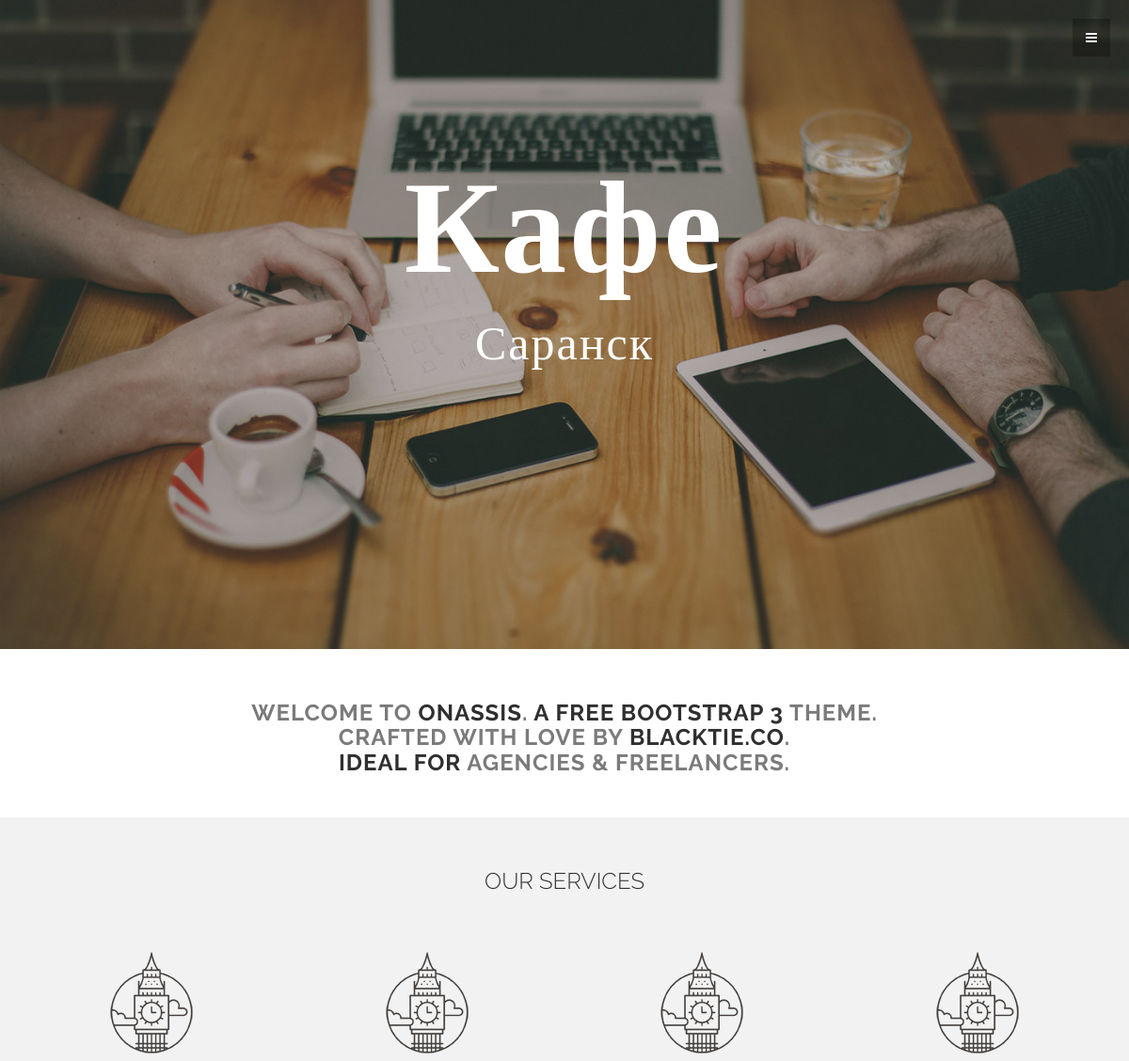
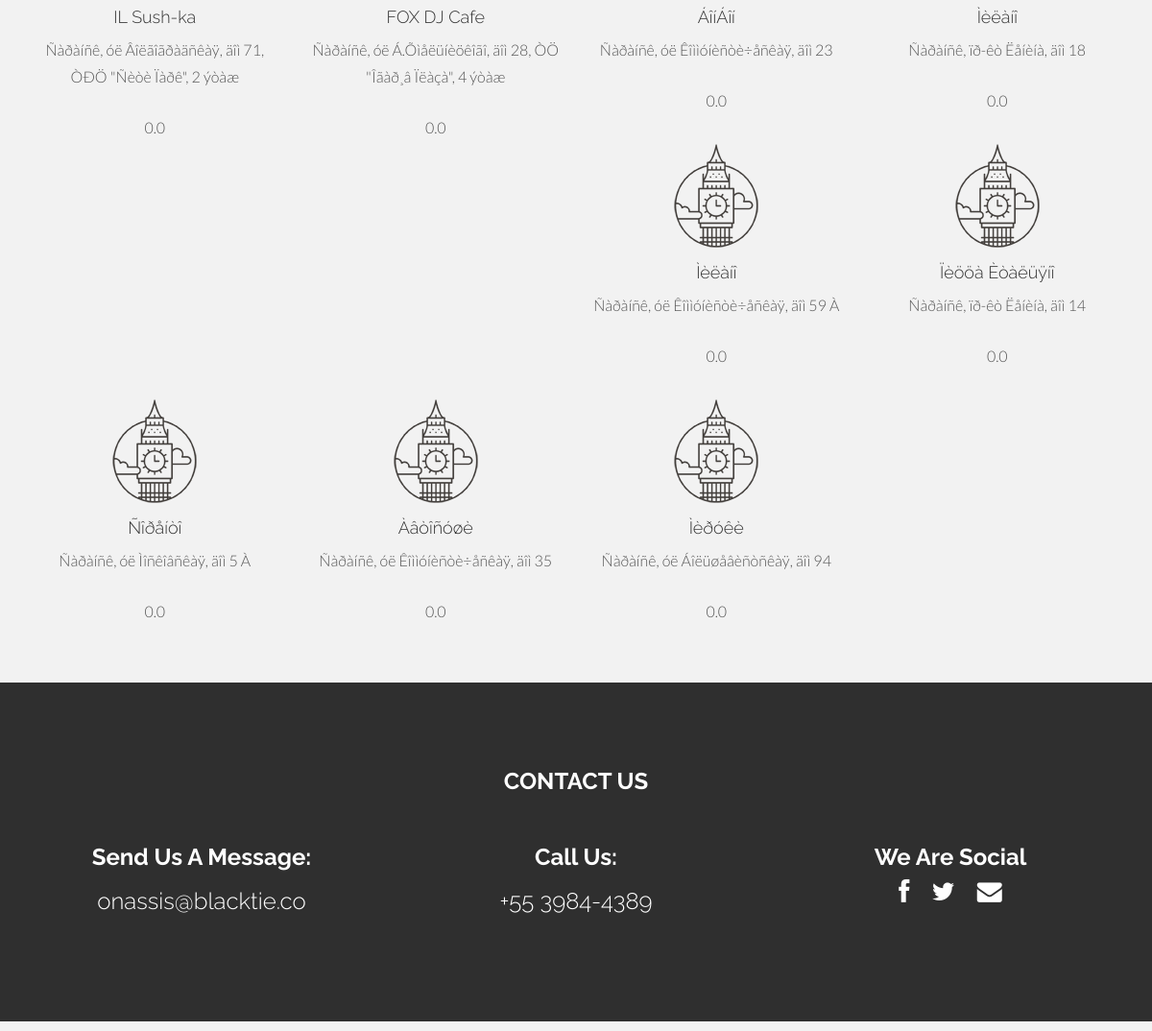
The page /Theme/index.php on the database its author committed (2 pictures, top to bottom).
### tables this page shows
CREATE TABLE `cafe` (
  `id` int(11) NOT NULL AUTO_INCREMENT,
  `name` varchar(30) NOT NULL,
  `rating` double(3,1) unsigned NOT NULL,
  `address` varchar(255) NOT NULL,
  PRIMARY KEY (`id`)
);

### Theme/index.php (the view, shortened to what this page needs)
<!DOCTYPE html>
<html lang="en">
  <head>
    <link href="assets/css/bootstrap.css" rel="stylesheet">
    <link href="assets/css/main.css" rel="stylesheet">
	<link rel="stylesheet" href="assets/css/font-awesome.min.css">
  </head>
  <body data-spy="scroll" data-offset="0" data-target="#theMenu">
	<nav class="menu" id="theMenu">
		<div id="menuToggle"><i class="icon-reorder"></i></div>
	</nav>
	<div id="headerwrap">
		<div class="container">
			<br>
			<h1>Кафе</h1>
			<h2>Саранск</h2>
			<div class="row">
				<br>
				<br>
				<br>
				<div class="col-lg-6 col-lg-offset-3">
				</div>
			</div>
		</div>
	</div>
	<div id="w">
		<div class="container">
			<div class="row">
				<div class="col-lg-8 col-lg-offset-2">
				<h3>WELCOME TO <bold>ONASSIS</bold>. <bold>A FREE BOOTSTRAP 3</bold> THEME. CRAFTED WITH LOVE BY <bold>BLACKTIE.CO</bold>. <br/>
					<bold>IDEAL FOR</bold> AGENCIES & FREELANCERS.
				</h3>
				</div>
			</div>
		</div>
	</div>
	<?php
  $mysqli = @new mysqli('localhost', 'root', '', 'cafe');
?>
	<div id="g">
		<div class="container">
			<div class="row">
				<h3>OUR SERVICES</h3>
				<br>
				<br>
				<?php
$result=$mysqli->query('SELECT * FROM `cafe`');
while($row= $result->fetch_assoc())
{
echo '  <div class="col-lg-3">
					<img src="assets/img/s1.png">
					<h4>'.$row['name'].'</h4>
					<p>'.$row['address'].'</p>
						<p>'.$row['rating'].'</p>
				</div>';
}
?>
			</div>
		</div>
	</div>
	<div id="f">
		<div class="container">
			<div class="row">
					<h3><b>CONTACT US</b></h3>
					<br>
					<div class="col-lg-4">
						<h3><b>Send Us A Message:</b></h3>
						<h3>onassis@blacktie.co</h3>
						<br>
					</div>
					<div class="col-lg-4">
						<h3><b>Call Us:</b></h3>
						<h3>+55 3984-4389</h3>
						<br>
					</div>
					<div class="col-lg-4">
						<h3><b>We Are Social</b></h3>
						<p>
							<a href="index.html#"><i class="icon-facebook"></i></a>
							<a href="index.html#"><i class="icon-twitter"></i></a>
							<a href="index.html#"><i class="icon-envelope"></i></a>
						</p>
						<br>
					</div>
				</div>
			</div>
		</div>
</body>
</html>

### Theme/assets/css/main.css (style rules this page uses)
body { background-color: #f2f2f2; font-family: "Lato"; font-weight: 300; font-size: 16px; color: #555; -webkit-font-smoothing: antialiased; -webkit-overflow-scrolling: touch; }
h1, h2, h3, h4, h5, h6 { font-family: "Raleway"; font-weight: 300; color: #333; }
p { line-height: 28px; margin-bottom: 25px; }
a { color: #f85c37; word-wrap: break-word; -webkit-transition: color 0.1s ease-in, background 0.1s ease-in; -moz-transition: color 0.1s ease-in, background 0.1s ease-in; -ms-transition: color 0.1s ease-in, background 0.1s ease-in; -o-transition: color 0.1s ease-in, background 0.1s ease-in; transition: color 0.1s ease-in, background 0.1s ease-in; }
a:before, a:after { -webkit-transition: color 0.1s ease-in, background 0.1s ease-in; -moz-transition: color 0.1s ease-in, background 0.1s ease-in; -ms-transition: color 0.1s ease-in, background 0.1s ease-in; -o-transition: color 0.1s ease-in, background 0.1s ease-in; transition: color 0.1s ease-in, background 0.1s ease-in; }
#headerwrap { background: url(../img/header-bg.jpg) no-repeat center top; margin-top: -10px; padding-top:20px; text-align:center; background-attachment: relative; background-position: center center; min-height: 700px; width: 100%; -webkit-background-size: 100%; -moz-background-size: 100%; -o-background-size: 100%; background-size: 100%; -webkit-background-size: cover; -moz-background-size: cover; -o-background-size: cover; background-size: cover; }
#headerwrap h1 { margin-top: 130px; color: white; font-size: 140px; font-weight: 700; letter-spacing: 3px; }
#headerwrap h2 { color: white; font-size: 50px; font-weight: 100; letter-spacing: 2px; }
#w { background: #ffffff; padding-top: 35px; padding-bottom: 35px; text-align: center; }
#w h3 { font-weight: 700; color: #7b7b7b; letter-spacing: 1px; }
#w bold { color: #2f2f2f; }
#g { background: #f2f2f2; padding-top: 35px; padding-bottom: 35px; text-align: center; }
#f { background: #2f2f2f; padding-top: 70px; padding-bottom: 70px; text-align: center }
#f h3 { color: white; }
#f i { font-size: 26px; color: white; padding-left: 10px; padding-right: 10px; }
.menu { position: fixed; right: -200px; width: 260px; height: 100%; top: 0; z-index: 10; text-align: left; }
.menu, .body-push { -webkit-transition: all .3s ease; -moz-transition: all .3s ease; -ms-transition: all .3s ease; -o-transition: all .3s ease; transition: all .3s ease; }
#menuToggle { position: absolute; top: 20px; left: 0; z-index: 11; display: block; text-align: center; font-size: 14px; color: #ffffff; width: 40px; height: 40px; line-height: 40px; cursor: pointer; background: rgba(0,0,0,0.25); -webkit-transition: all .1s ease-in-out; -moz-transition: all .1s ease-in-out; -ms-transition: all .1s ease-in-out; -o-transition: all .1s ease-in-out; transition: all .1s ease-in-out; }

### rows shown on the page
cafe: name "IL Sush-ka", address "Ñàðàíñê, óë Âîëãîãðàäñêàÿ, äîì 71, ÒÐÖ \"Ñèòè Ïàðê\", 2 ýòàæ", rating "0.0"
cafe: name "FOX DJ Cafe", address "Ñàðàíñê, óë Á.Õìåëüíèöêîãî, äîì 28, ÒÖ \"Îãàð¸â Ïëàçà\", 4 ýòàæ", rating "0.0"
cafe: name "ÁîíÁîí", address "Ñàðàíñê, óë Êîììóíèñòè÷åñêàÿ, äîì 23", rating "0.0"
cafe: name "Ìèëàíî", address "Ñàðàíñê, ïð-êò Ëåíèíà, äîì 18", rating "0.0"
cafe: name "Ìèëàíî", address "Ñàðàíñê, óë Êîììóíèñòè÷åñêàÿ, äîì 59 À", rating "0.0"
cafe: name "Ïèööà Èòàëüÿíî", address "Ñàðàíñê, ïð-êò Ëåíèíà, äîì 14", rating "0.0"
cafe: name "Ñîðåíòî", address "Ñàðàíñê, óë Ìîñêîâñêàÿ, äîì 5 À", rating "0.0"
cafe: name "Àâòîñóøè", address "Ñàðàíñê, óë Êîììóíèñòè÷åñêàÿ, äîì 35", rating "0.0"
cafe: name "Ìèðóêè", address "Ñàðàíñê, óë Áîëüøåâèñòñêàÿ, äîì 94", rating "0.0"
